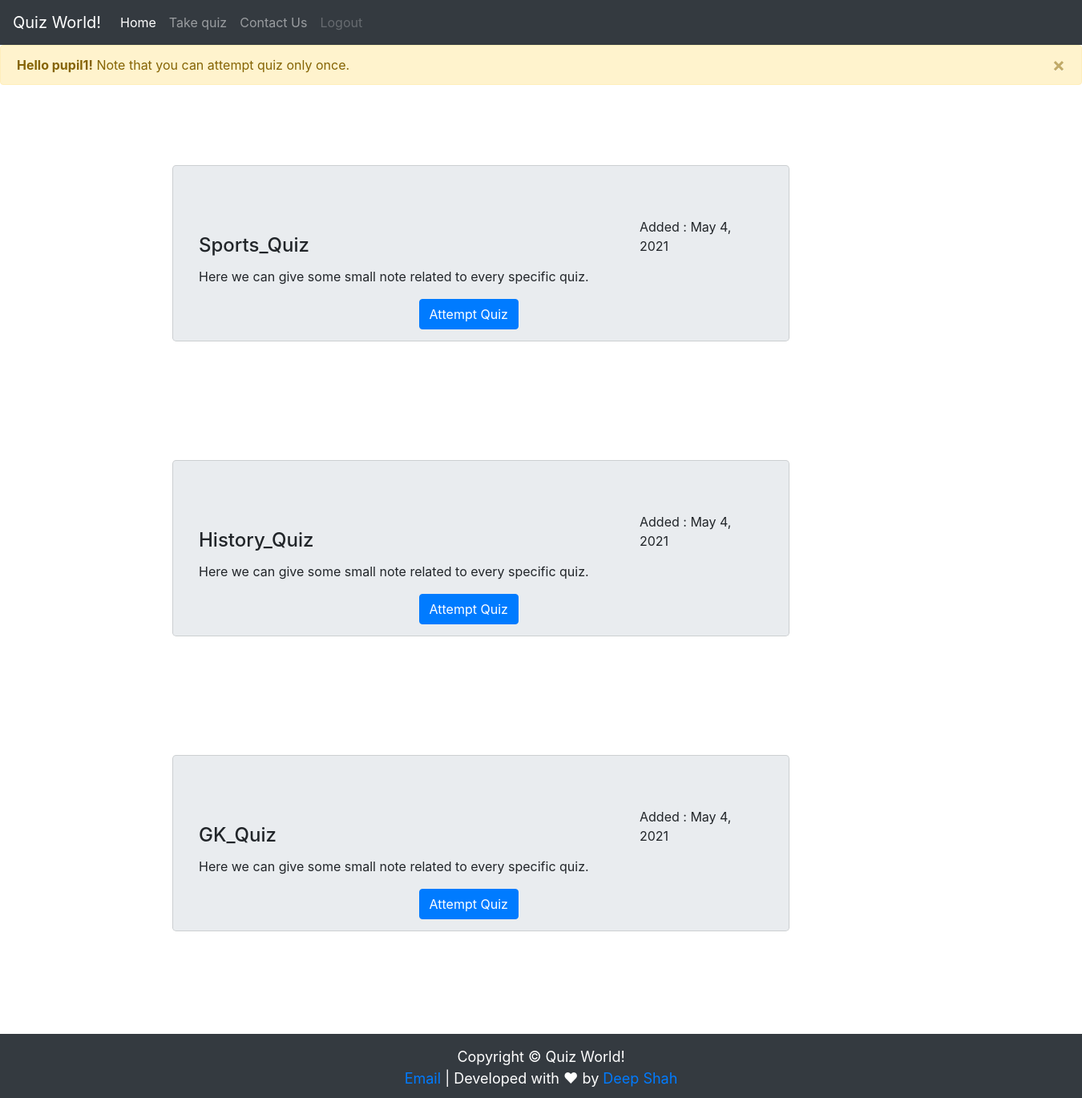
The app's page /quiz/quiz_world/ (signed in) with its own data.
### quiz/models.py (models this page shows, shortened)
class Course(models.Model):
   course_name = models.CharField(max_length=50)
   date_added = models.DateField(default=timezone.now())
   question_number = models.PositiveIntegerField()
   total_marks = models.PositiveIntegerField()

### quiz/views.py (the view)
@login_required
def quiz_world(request):
    courses = Course.objects.all()
    questions = Question.objects.all()
    user = str(request.user.username)
    if "request.session['seen_status']" != False:
        request.session['seen_status'] = False
        for i in range(1, 100):
            mydict[i, user] = True
    params = {'quiz_name': courses, 'question': questions}
    return render(request, 'quiz/quiz_world.html', params)

### quiz/templates/quiz/quiz_world.html (shortened to what this page needs)
{% extends "quiz/base.html" %}
{% block body_block %}
        <div class="alert alert-warning alert-dismissible fade show" role="alert">
	<strong>Hello {{ user.username }}!</strong> Note that you can attempt quiz only once.
	<button type="button" class="close" data-dismiss="alert" aria-label="Close">
	        <span aria-hidden="true">&times;</span>
	</button>
	  </div>
	{% for i in quiz_name %}
	        <div class="container" style="margin-top: 100px; margin-left:200px;">
	        <div class="card-deck " style="width:800px;">
		<div class="card jumbotron" style="height:220px; " >
		<div class="card-block " >
		<div style="margin-left:550px; margin-bottom:-27px;">Added : {{ i.date_added }} </div>
		<h4 class="card-title"> {{ i.course_name }}</h4>
		<p class="card-text">Here we can give some small note related to every specific quiz.
                </p>
		<a href="/quiz/quiz_world/{{i.course_name}}" style="margin:39%;"> <button type="button" class="btn btn-primary">Attempt Quiz</button> </a>
		</div>
		</div>
			</div>
			</div>
                <br> <br>
	{% endfor %}
        <section id="footer" style="margin-top:80px;" class="bg-dark">
	<p>Copyright &copy; Quiz World!
	 <br>
	 <a href="mailto:dshah0405@gmail.com">Email</a> | Developed with ❤ by <a href="https://www.linkedin.com/in/deep3072/" target="_blank"> Deep Shah</a>
	</p>
        </section>
{% endblock %}

### records on screen
Course: date_added "May 4, 2021", course_name "Sports_Quiz"
Course: date_added "May 4, 2021", course_name "History_Quiz"
Course: date_added "May 4, 2021", course_name "GK_Quiz"

### other values on screen
{{ user.username }} "pupil1"
